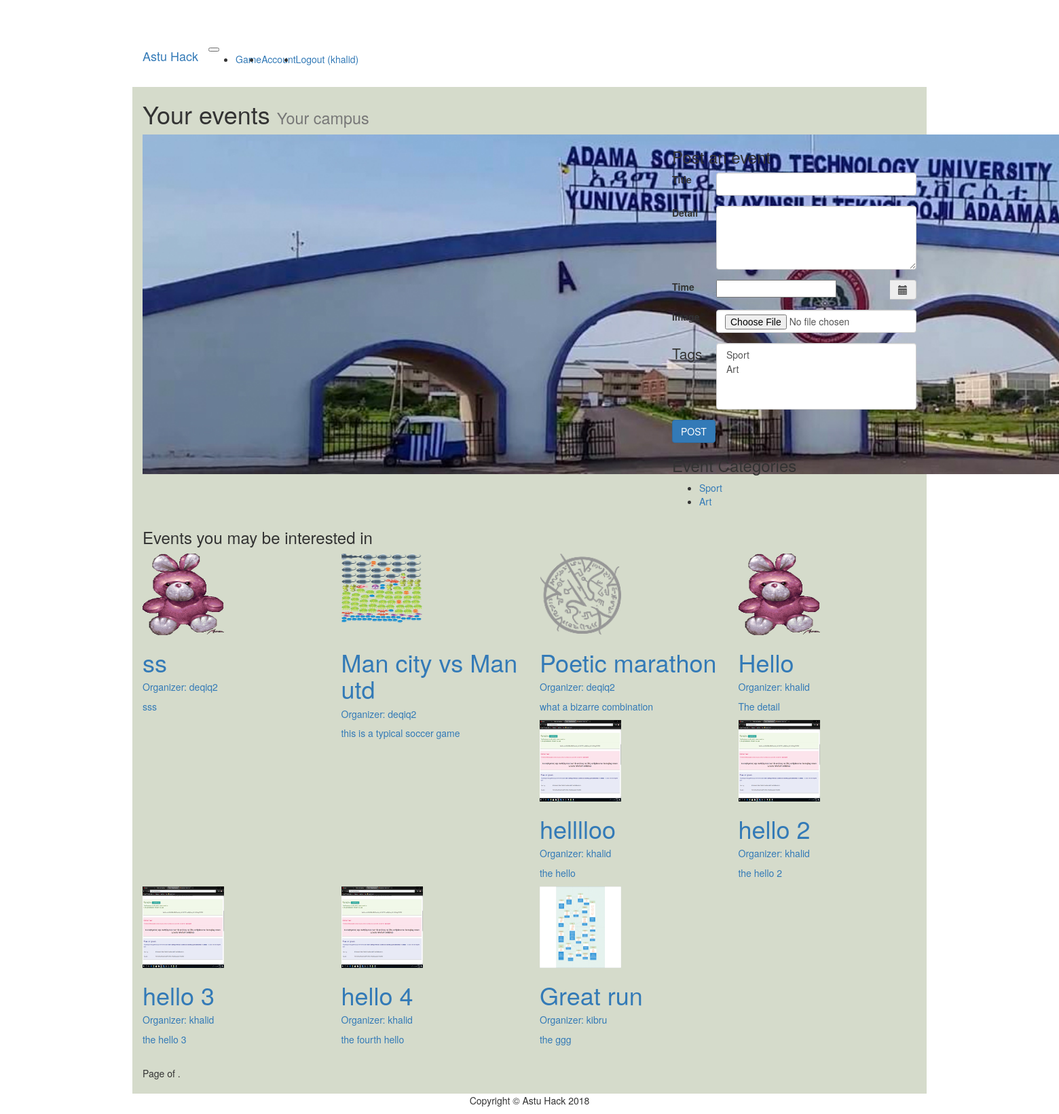
The app's page /events/1/ (signed in) with its own data.
### events/models.py (models this page shows, shortened)
class Category(models.Model):
    name = models.CharField(max_length=30, unique=True)
    description = models.CharField(max_length=100, null=True)
    def __str__(self):
        return self.name

class Event(models.Model):
    title = models.CharField(max_length=30)
    detail = models.CharField(max_length=255)
    event_datetime = models.DateTimeField()
    featured = models.BooleanField(default=False)
    last_updated = models.DateTimeField(auto_now_add=True)
    created_at = models.DateTimeField(auto_now_add=True)
    created_by = models.ForeignKey(User, related_name='topics',on_delete=models.CASCADE)

### events/views.py (the view)
# urls.py: path('<int:category_id>/', views.category, name='category'),
def category(request, category_id):
	thisc = Category.objects.filter(id=category_id)[0]
	if Event.objects.filter(featured=True).count()!=0:
		featured = Event.objects.filter(featured=True)[0]
	else:
		featured = None
	c = Category.objects.all()
	ids = EventTag.objects.filter(category = thisc).values_list('event', flat=True)
	my_models = Event.objects.filter(pk__in=set(ids))
	context = {'categories' : c,'events': my_models}
	return render(request, 'index.html',context)

### templates/index.html (shortened to what this page needs)
{% extends 'base.html' %}
{% block content %}
{% load static %}
    {% if user.profile %}
      <h1 class="my-4">Your events
        <small>Your campus</small>
      </h1>
      <div class="row">
        <div class="col-md-8">
        {% if featured != None %}
          <img class="img-fluid" src="{% static 'img/astugate.jpg' %}" style="height: 500px" alt="">
          {% else %}
          <img class="img-fluid" src="{% static 'img/astugate.jpg' %}" style="height: 500px" alt="">
        {% endif %}
        </div>
        <div class="col-md-4">
          {% if user.profile.organizer %}
          <h3 class="my-3">Post an event</h3>
          <form action="{% url 'events:event' %}" enctype="multipart/form-data" method="post">
              <div class="form-group row">
                <label for="inputEmail3" class="col-sm-2 col-form-label">Title</label>
                <div class="col-sm-10">
                  <input type="text" name="title" class="form-control" id="inputEmail3" required>
                </div>
              </div>
              <div class="form-group row">
                <label for="inputPassword3" class="col-sm-2 col-form-label">Detail</label>
                <div class="col-sm-10">
                  <textarea class="form-control" name="detail" id="inputPassword3" name="detail" rows="4" required></textarea>
                </div>
              </div>
              <div class="form-group row">
                <label for="inputPassword3" class="col-sm-2 col-form-label">Time</label>
                <div class="col-sm-10">
                  <div class='input-group date' id='datetimepicker1'>
                        <input name="datetime" type='text'  />
                        <span class="input-group-addon">
                            <span class="glyphicon glyphicon-calendar"></span>
                        </span>
                  </div>
                </div>
              </div>
              <div class="form-group row">
                <label for="inputPassword3" class="col-sm-2 col-form-label">Image</label>
                <div class="col-sm-10">
                  <input class="form-control" type="file" name="myimage" required>
                </div>
              </div>
              <fieldset class="form-group">
                <div class="row">
                  <legend class="col-form-label col-sm-2 pt-0">Tags</legend>
                  <div class="col-sm-10">
                    <select multiple name="categories"  class="form-control" required>
                    {% for i in categories %}
                      <option value="{{i.id}}">{{i }}</option>
                    {% endfor %}
                  </select>
                  </div>
                </div>
              </fieldset>
              <div class="form-group row">
                <div class="col-sm-10">
                  <button type="submit" class="btn btn-primary">POST</button>
                </div>
              </div>
            </form>
          {% endif %}
          <h3 class="my-3">Event Categories</h3>
          <ul>
            {% for i in categories %}
            <li> <a href="{% url 'events:category' category_id=i.id %}">{{i}}</a> </li>
             {% endfor %}
          </ul>
        </div>
      </div>
      <h3 class="my-4">Events you may be interested in</h3>
      <div class="row">
        {% for i in events %}
        <div class="col-md-3 col-sm-6 mb-4">
          <a href="#">
            <img class="img-fluid" style="height: 120px; width: 120px;" src="{% url 'secureImage' path='event' id=i.id %}" alt="">
            <h1>{{i.title}}</h1>
            <h5>Organizer: {{i.created_by.username}}</h5>
            <p>{{i.detail}}</p>
          </a>
        </div>
        {% endfor %}
        <div class="col-md-12 col-sm-12 mb-12">
          <div class="pagination">
            <span class="step-links">
                <span class="current">
                    Page {{ events.number }} of {{ events.paginator.num_pages }}.
                </span>
            </span>
        </div>
      </div>
      </div>
      {% else %}
      <h1 class="my-4">Please complete your registration
        <small> <a href="{% url 'accounts:myaccount' %}">Click here</a>  </small>
      </h1>
      {% endif %}
{% endblock %}

### templates/base.html (shortened to what this page needs)
<!DOCTYPE html>
<html lang="en">
  <head>
    {% load static %}
    <link rel="stylesheet" href="{% static 'bower_components/bootstrap/dist/css/bootstrap.min.css' %}" />
    <link rel="stylesheet" href="{% static 'bower_components/eonasdan-bootstrap-datetimepicker/build/css/bootstrap-datetimepicker.min.css' %}" />
    <link rel="stylesheet" href="{% static 'bower_components/glyphicons/styles/glyphicons.css' %}" />
    <link href="{% static 'css/style.css' %}" rel="stylesheet">
  </head>
  <body>
    <nav class="navbar navbar-expand-lg navbar-dark bg-dark fixed-top">
      <div class="container">
        <a class="navbar-brand" href="{% url 'index' %}">Astu Hack</a>
        <button class="navbar-toggler" type="button" data-toggle="collapse" data-target="#navbarResponsive" aria-controls="navbarResponsive" aria-expanded="false" aria-label="Toggle navigation">
        </button>
        <div class="collapse navbar-collapse" id="navbarResponsive">
          <ul class="navbar-nav ml-auto">
            <li class="nav-item ">
              <a class="nav-link" href="{% url 'events:game' %}">Game
              </a>
            </li>
            {% if user.is_authenticated %}
            <li class="nav-item">
              <a class="nav-link" href="{% url 'accounts:myaccount' %}">Account</a>
            </li>
            <li class="nav-item">
              <a class="nav-link" href="{% url 'accounts:logout' %}?next=/">Logout ({{user.username}})</a>
            </li>
            {% else %}
            <li class="nav-item">
              <a class="nav-link" href="{% url 'register' %}">Join</a>
            </li>
            {% endif %}
          </ul>
        </div>
      </div>
    </nav>
    <div class="container main-content">
  {% block content %}
  {% endblock %}
    </div>
    <footer class="py-5 bg-dark">
      <div class="container">
        <p class="m-0 text-center text-white">Copyright &copy; Astu Hack 2018</p>
      </div>
    </footer>
  </body>
</html>

### staticfiles/css/style.css (style rules this page uses)
body { padding-top: 54px; }
@media (min-width: 992px) { body { padding-top: 56px; } }
.main-content { background-color: #d5dbcb; }

### records on screen
Category: {{ i.id }} 1 (drawn), name "Sport"
Category: {{ i.id }} 2 (drawn), name "Art"
Event: title "ss", created_by.username "deqiq2", detail "sss"
Event: title "Man city vs Man utd", created_by.username "deqiq2", detail "this is a typical soccer game"
Event: title "Poetic marathon", created_by.username "deqiq2", detail "what a bizarre combination"
Event: title "Hello", created_by.username "khalid", detail "The detail"
Event: title "helllloo", created_by.username "khalid", detail "the hello"
Event: title "hello 2", created_by.username "khalid", detail "the hello 2"
Event: title "hello 3", created_by.username "khalid", detail "the hello 3"
Event: title "hello 4", created_by.username "khalid", detail "the fourth hello"
Event: title "Great run", created_by.username "kibru", detail "the ggg"

### other values on screen
{{ user.username }} "khalid"
